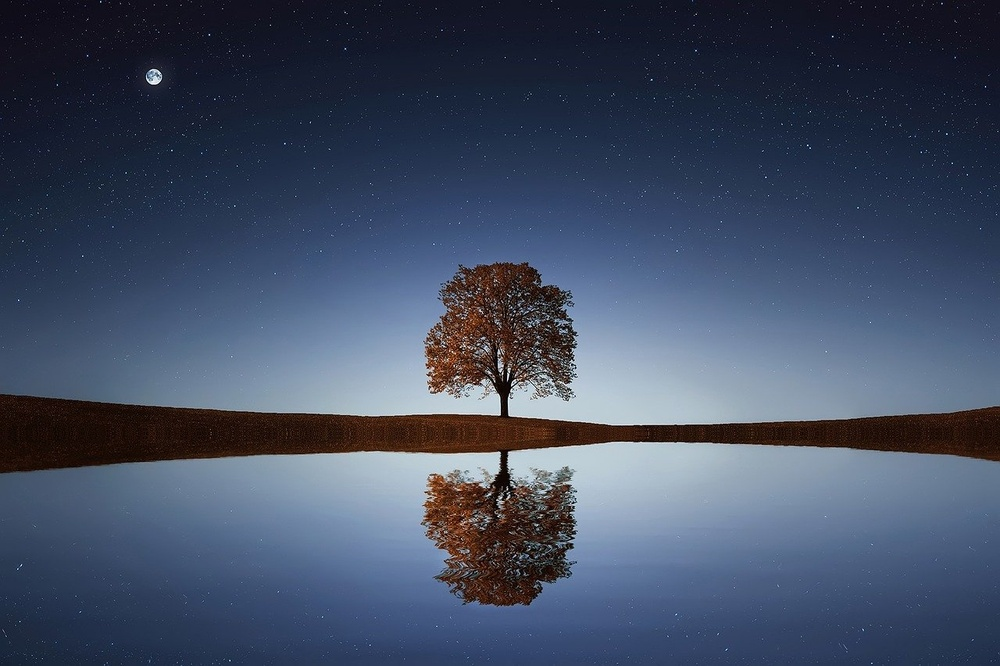
#> input picture fleur.jpg, 1000 x 666 px, shrunk from 1280 x 852 before the run
$ jupyter execute clustering.ipynb   (older library calls are emulated)
#> lines starting #> are read from the running program, lines starting #| are printed output that depends on the picture
Introduction : Quel que soit le domaine dans lequel on travaille, il peut être intéressant de savoir construire des groupes d’observations qui se ressemblent. On appelle cela des clusters.
Il existe deux méthodes classiques pour réaliser des clusters :
la méthode des kmeans,
et celle du clustering hiérarchique.
Dans ce Tp , nous intrésserons a la méthode K-means.

[cell 1]
import numpy as np
import matplotlib.pyplot as plt
import cv2
from sklearn.cluster import KMeans
from sklearn.cluster import MiniBatchKMeans
import skimage.io


image = cv2.imread('fleur.jpg')
#> image is the input picture: shape (666, 1000, 3); mean B, G, R 98.6, 76.6, 65.3
(h1, w1) = image.shape[:2]
#> h1 = 666; w1 = 1000

image = cv2.cvtColor(image, cv2.COLOR_BGR2LAB)
#> image: shape (666, 1000, 3); mean of channels 0, 1, 2 80.6, 130.4, 113.8

image = image.reshape((image.shape[0] * image.shape[1], 3))

clt = KMeans(n_clusters = 6)

labels = clt.fit_predict(image)
quant = clt.cluster_centers_.astype("uint8")[labels]

#reshape the feature vectors to images
quant = quant.reshape((h1, w1, 3))
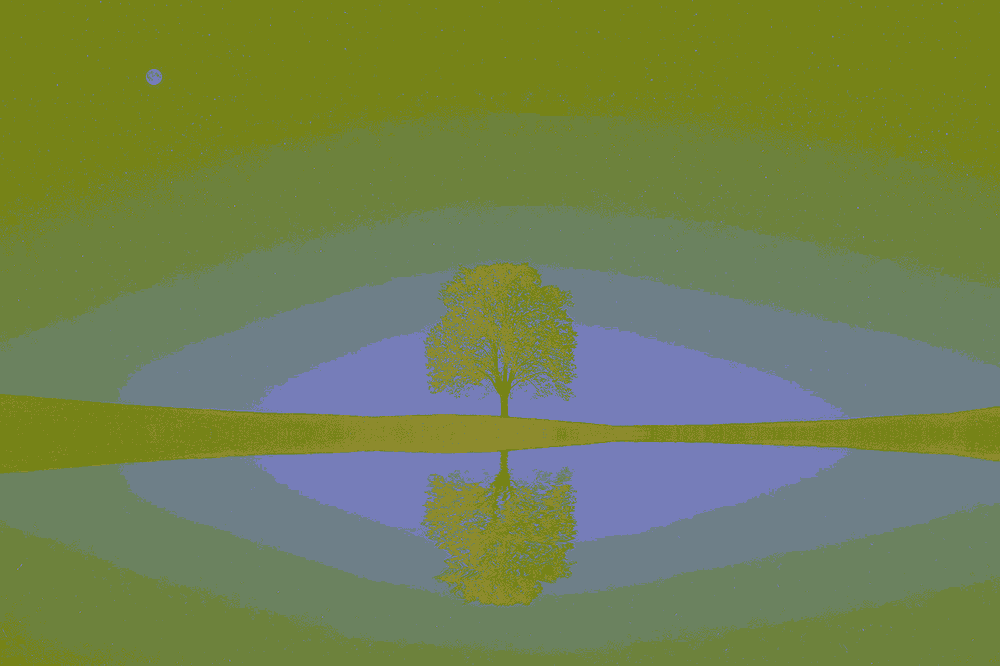
#> quant: shape (666, 1000, 3); mean of channels 0, 1, 2 80.3, 129.7, 113.3; drawn as B, G, R
image = image.reshape((h1, w1, 3))

# convert from L*a*b* to RGB
quant = cv2.cvtColor(quant, cv2.COLOR_LAB2BGR)
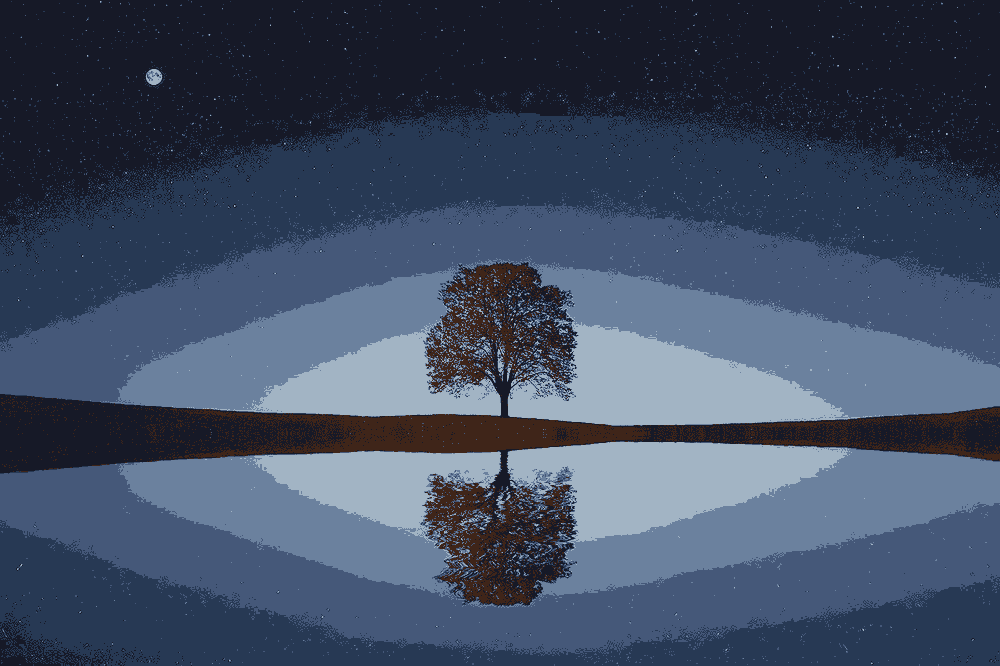
#> quant: shape (666, 1000, 3); mean B, G, R 99.2, 76.8, 63.8
image = cv2.cvtColor(image, cv2.COLOR_LAB2BGR)

cv2.imwrite('fleur6.jpg', quant)
plt.imshow(image)

cv2.imread('fleur6.jpg')
cv2.waitKey(0)
cv2.destroyAllWindows()

[cell 2]
import numpy as np
import matplotlib.pyplot as plt
import cv2
from sklearn.cluster import KMeans
from sklearn.cluster import MiniBatchKMeans
import skimage.io


image = cv2.imread('fleur.jpg')
(h1, w1) = image.shape[:2]

image = cv2.cvtColor(image, cv2.COLOR_BGR2LAB)

image = image.reshape((image.shape[0] * image.shape[1], 3))

clt = KMeans(n_clusters = 3)

labels = clt.fit_predict(image)
quant = clt.cluster_centers_.astype("uint8")[labels]

#reshape the feature vectors to images
quant = quant.reshape((h1, w1, 3))
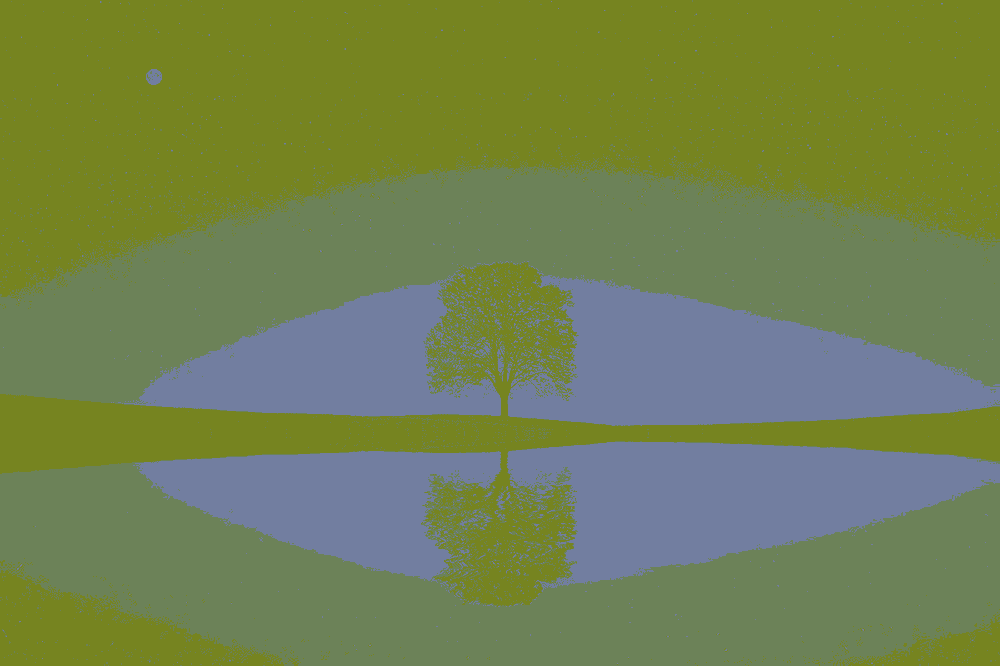
#> quant: shape (666, 1000, 3); mean B, G, R 80.1, 130, 113.4
image = image.reshape((h1, w1, 3))

# convert from L*a*b* to RGB
quant = cv2.cvtColor(quant, cv2.COLOR_LAB2BGR)
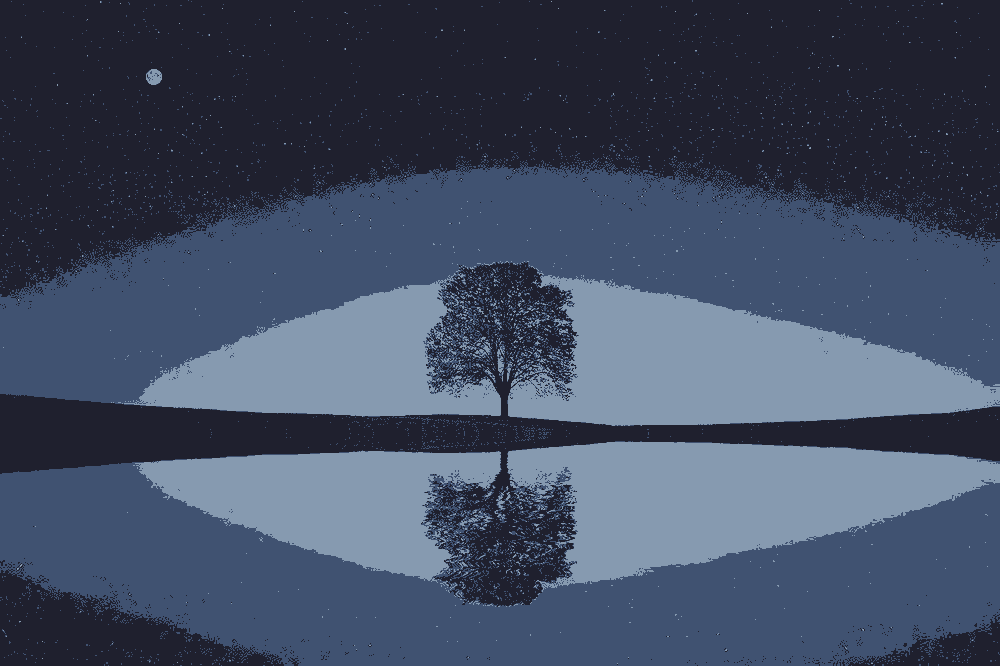
#> quant: shape (666, 1000, 3); mean B, G, R 98.6, 76.6, 65.3
image = cv2.cvtColor(image, cv2.COLOR_LAB2BGR)

cv2.imwrite('fleur3.jpg', quant)
plt.imshow(image)

cv2.imread('fleur3.jpg')
cv2.waitKey(0)
cv2.destroyAllWindows()

Conclusion : Un nombre K grand peut conduire à un partitionnement trop fragmenté des données. Ce qui empêchera de découvrir des patterns intéressants dans les données. Par contre, un nombre de clusters trop petit, conduira à avoir, potentiellement, des cluster trop généralistes contenant beaucoup de données.

[cell 3]
import skimage.io
import matplotlib.pyplot as plt
img_path="fleur.jpg"
img = skimage.io.imread(img_path)/255.0

def plotnoise(img, mode, r, c, i):
#> called with mode = 'gaussian', r = 4, c = 2, i = 1
    plt.subplot(r,c,i)
    if mode is not None:
        gimg = skimage.util.random_noise(img, mode=mode)
        plt.imshow(gimg)
    else:
        plt.imshow(img)
    plt.title(mode)
    plt.axis("off")

plt.figure(figsize=(18,24))
r=4
c=2
plotnoise(img, "gaussian", r,c,1)
plotnoise(img, "localvar", r,c,2)
plotnoise(img, "poisson", r,c,3)
plotnoise(img, "salt", r,c,4)
#> call 4 of plotnoise, with mode = 'salt', r = 4, c = 2, i = 4
#> in plotnoise (call 4), `gimg = skimage.util.random_noise(img, mode=mode)`:
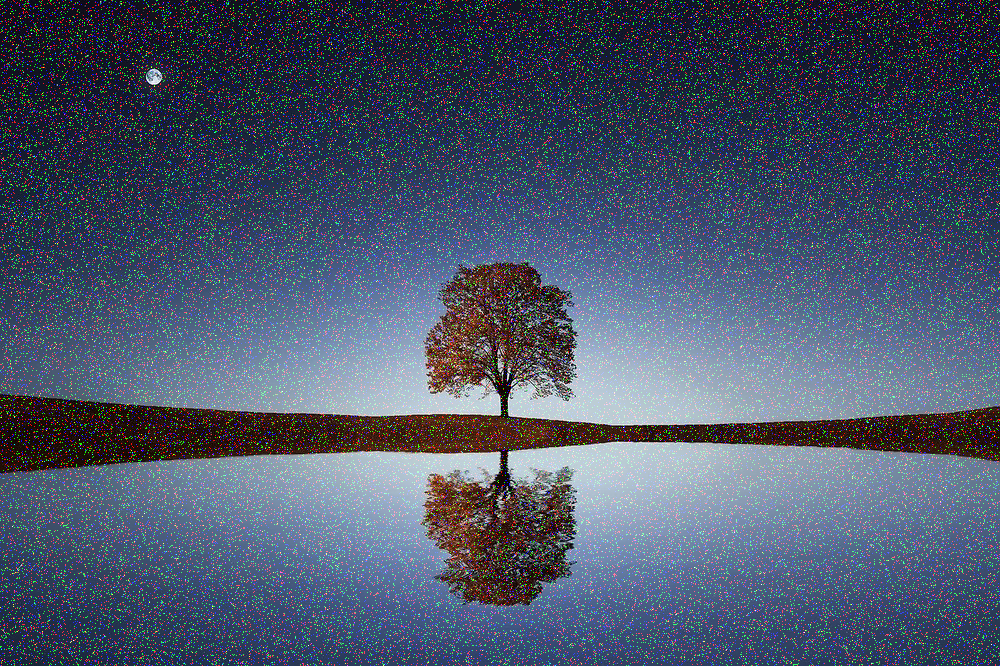
#> gimg: shape (666, 1000, 3) float64; mean R, G, B 0.293, 0.335, 0.418
plotnoise(img, "pepper", r,c,5)
plotnoise(img, "s&p", r,c,6)
#> in plotnoise (call 6), `gimg = skimage.util.random_noise(img, mode=mode)`:
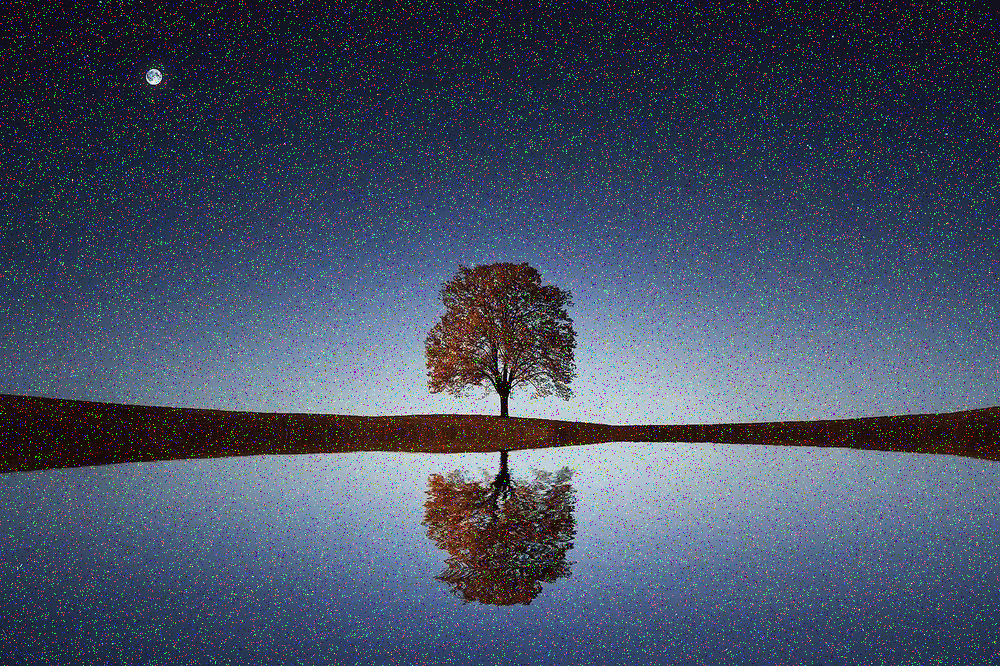
#> gimg: shape (666, 1000, 3) float64; mean R, G, B 0.268, 0.31, 0.393
plotnoise(img, "speckle", r,c,7)
plotnoise(img, None, r,c,8)
plt.show()

[cell 4]
from skimage.restoration import denoise_tv_chambolle
import skimage.io
import matplotlib.pyplot as plt
# Apply total variation filter denoising
img_path="fleur.jpg"
img = skimage.io.imread(img_path)/255.0

def plotnoise(img, mode, r, c, i):
#> called with mode = 'salt', r = 4, c = 2, i = 3
    plt.subplot(r,c,i)
    if mode is not None:
        gimg = skimage.util.random_noise(img, mode=mode)
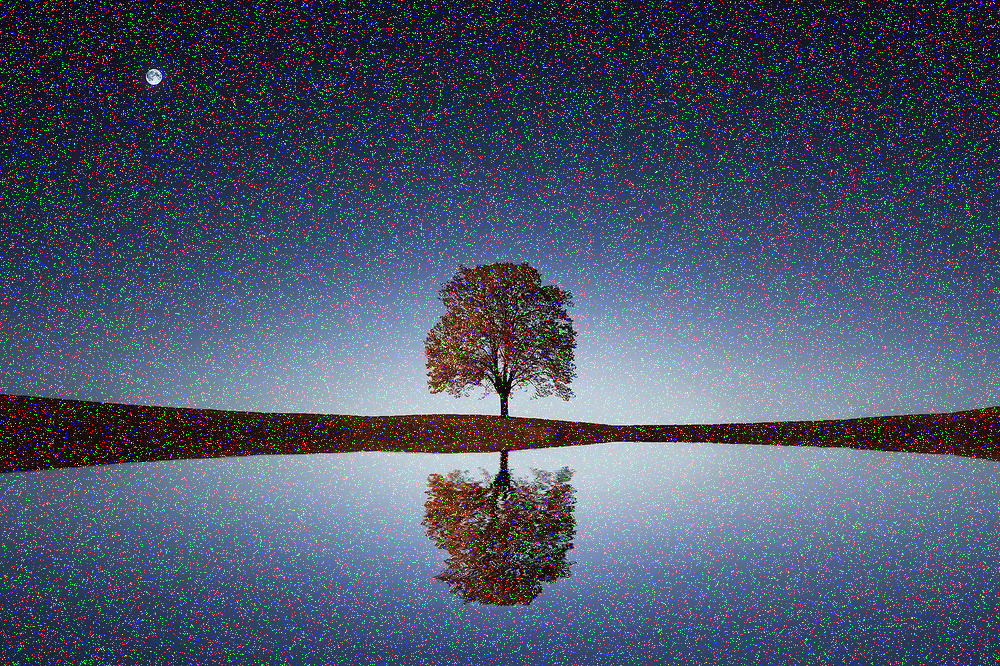
#> gimg: shape (666, 1000, 3) float64; mean R, G, B 0.293, 0.335, 0.417
        plt.imshow(gimg)
    else:
        plt.imshow(img)
    plt.title(mode)
    plt.axis("off")

plt.figure(figsize=(18,24))
r=4
c=2
plotnoise(img, "salt", r,c,3)
plt.show()
denoised_image = denoise_tv_chambolle(img,
weight=0.1,
multichannel=True)
# Show denoised image
#plt.imshow(img)
plt.imshow(denoised_image)
